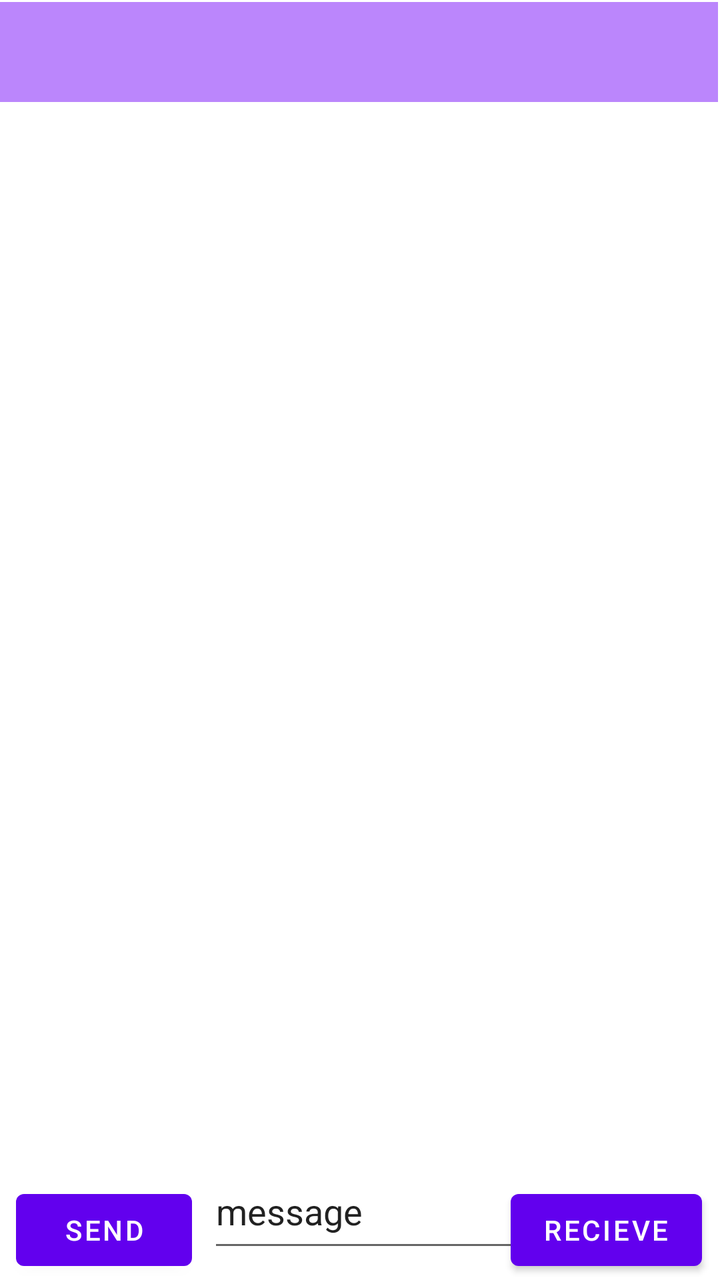
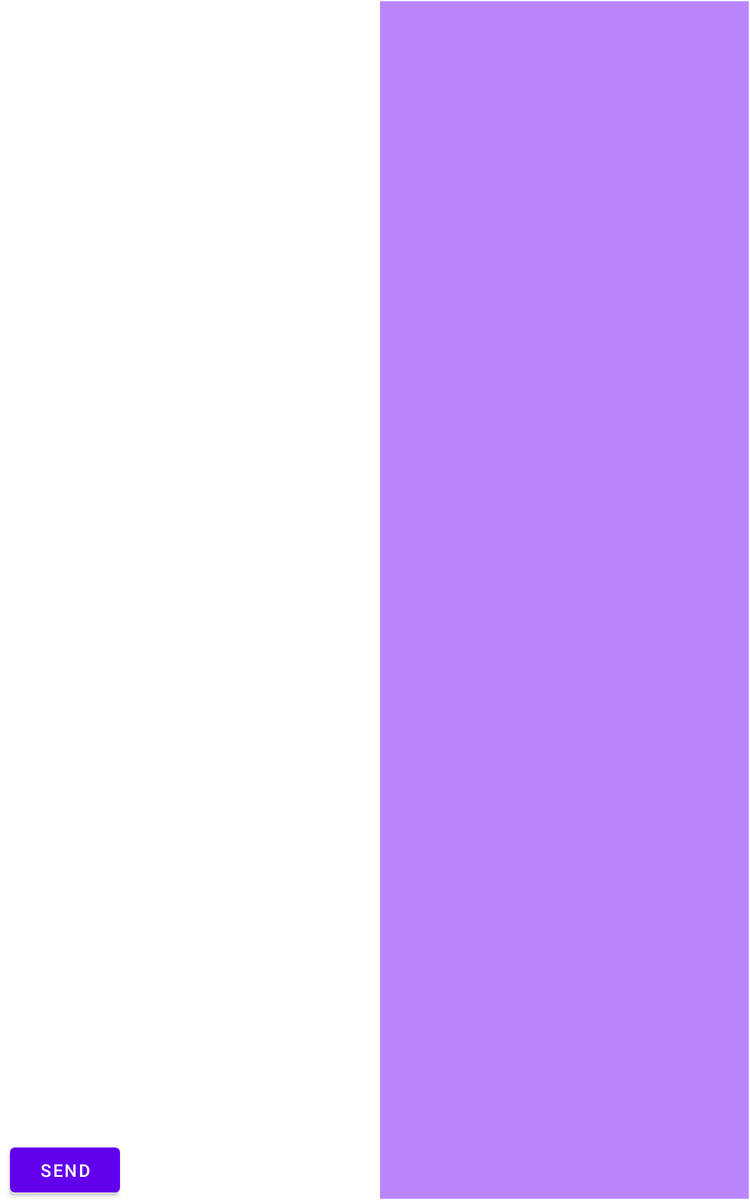

First picture: res/layout/ on a phone held upright. Second picture: the repository's own variant of that layout, on a device whose configuration matches the variant's folder. Source for both follows.
<!-- AndroidManifest.xml: application theme Theme.JianglianLab8 -->
<!-- res/layout/activity_chat_room.xml -->
<?xml version="1.0" encoding="utf-8"?>
<LinearLayout
        xmlns:android="http://schemas.android.com/apk/res/android"
        xmlns:app="http://schemas.android.com/apk/res-auto"
        xmlns:tools="http://schemas.android.com/tools"
        android:layout_width="match_parent"
        android:layout_height="match_parent"
        >

    <FrameLayout
        android:id="@+id/fragmentLocation"
        android:layout_width="match_parent"
        android:layout_height="match_parent"
        android:layout_marginTop="1dp"
        android:layout_marginEnd="1dp"
        android:layout_marginBottom="1dp"
        android:background="@color/white"
        app:layout_constraintBottom_toBottomOf="parent"
        app:layout_constraintEnd_toEndOf="parent"
        app:layout_constraintTop_toTopOf="parent">


        <androidx.constraintlayout.widget.ConstraintLayout
            android:layout_width="match_parent"
            android:layout_height="match_parent"
            tools:context=".ChatRoom">

            <androidx.recyclerview.widget.RecyclerView
                android:id="@+id/recycleView"
                android:layout_width="0dp"
                android:layout_height="0dp"
                app:layout_constraintBottom_toBottomOf="parent"
                app:layout_constraintEnd_toEndOf="parent"
                app:layout_constraintHorizontal_bias="0.0"
                app:layout_constraintStart_toStartOf="parent"
                app:layout_constraintTop_toBottomOf="@id/myToolBar" />
            <androidx.appcompat.widget.Toolbar
                android:id="@+id/myToolBar"
                android:layout_width="match_parent"
                android:layout_height="50dp"
                android:background="@color/purple_200"
                tools:ignore="MissingConstraints" />
            <Button
                android:id="@+id/sendButton"
                android:layout_width="wrap_content"
                android:layout_height="wrap_content"
                android:layout_marginStart="8dp"
                android:text="SEND"
                app:layout_constraintBottom_toBottomOf="parent"
                app:layout_constraintStart_toStartOf="parent"
                app:layout_constraintVertical_bias="1.0" />

            <Button
                android:id="@+id/receiveButton"
                android:layout_width="wrap_content"
                android:layout_height="wrap_content"
                android:layout_marginEnd="8dp"
                android:text="RECIEVE"
                app:layout_constraintBottom_toBottomOf="parent"
                app:layout_constraintEnd_toEndOf="parent" />

            <EditText
                android:id="@+id/textInput"
                android:layout_width="197dp"
                android:layout_height="54dp"
                android:layout_marginStart="8dp"
                android:layout_marginBottom="8dp"
                android:ems="10"
                android:inputType="textPersonName"
                android:text="message"
                app:layout_constraintBottom_toBottomOf="parent"
                app:layout_constraintEnd_toStartOf="@+id/receiveButton"
                app:layout_constraintHorizontal_bias="0.0"
                app:layout_constraintStart_toEndOf="@+id/sendButton" />
        </androidx.constraintlayout.widget.ConstraintLayout>
    </FrameLayout>

</LinearLayout>
<!-- resources referenced by this layout -->
<resources>
  <style name="Theme.JianglianLab8" parent="Theme.MaterialComponents.DayNight.DarkActionBar">
          
          <item name="colorPrimary">@color/purple_500</item>
          <item name="colorPrimaryVariant">@color/purple_700</item>
          <item name="colorOnPrimary">@color/white</item>
          
          <item name="colorSecondary">@color/teal_200</item>
          <item name="colorSecondaryVariant">@color/teal_700</item>
          <item name="colorOnSecondary">@color/black</item>
          
          <item name="android:statusBarColor">?attr/colorPrimaryVariant</item>
          
          <item name="windowActionBar"> false</item>
          <item name="windowNoTitle">true</item>
      </style>
</resources>
<!-- res/layout-sw600dp/activity_chat_room.xml (the repository's variant of the layout above) -->
<!-- drawn on a 7-inch tablet held upright -->
<?xml version="1.0" encoding="utf-8"?>
<androidx.constraintlayout.widget.ConstraintLayout xmlns:android="http://schemas.android.com/apk/res/android"
    xmlns:app="http://schemas.android.com/apk/res-auto"
    xmlns:tools="http://schemas.android.com/tools"
    android:layout_width="match_parent"
    android:layout_height="match_parent"
    tools:context=".ChatRoom">

    <androidx.recyclerview.widget.RecyclerView
        android:id="@+id/recycleView"
        android:layout_width="300dp"
        android:layout_height="0dp"
        android:layout_marginStart="4dp"
        app:layout_constraintBottom_toBottomOf="parent"
        app:layout_constraintStart_toStartOf="parent"
        app:layout_constraintTop_toTopOf="parent"
        app:layout_constraintVertical_bias="1.0" />

    <Button
        android:id="@+id/sendButton"
        android:layout_width="wrap_content"
        android:layout_height="wrap_content"
        android:layout_marginStart="8dp"
        android:text="SEND"
        app:layout_constraintBottom_toBottomOf="parent"
        app:layout_constraintStart_toStartOf="parent"
        app:layout_constraintVertical_bias="1.0" />

    <Button
        android:id="@+id/receiveButton"
        android:layout_width="wrap_content"
        android:layout_height="wrap_content"
        android:layout_marginEnd="976dp"
        android:text="RECIEVE"
        app:layout_constraintBottom_toBottomOf="parent"
        app:layout_constraintEnd_toEndOf="parent" />

    <EditText
        android:id="@+id/textInput"
        android:layout_width="93dp"
        android:layout_height="50dp"
        android:layout_marginStart="8dp"
        android:ems="10"
        android:inputType="textPersonName"
        android:text="message"
        app:layout_constraintBottom_toBottomOf="@+id/recycleView"
        app:layout_constraintEnd_toStartOf="@+id/receiveButton"
        app:layout_constraintHorizontal_bias="0.181"
        app:layout_constraintStart_toEndOf="@+id/sendButton" />

    <FrameLayout
        android:id="@+id/fragmentLocation"
        android:layout_width="0dp"
        android:layout_height="0dp"
        android:layout_marginTop="1dp"
        android:layout_marginEnd="1dp"
        android:layout_marginBottom="1dp"
        android:background="@color/purple_200"
        app:layout_constraintBottom_toBottomOf="parent"
        app:layout_constraintEnd_toEndOf="parent"
        app:layout_constraintStart_toEndOf="@+id/recycleView"
        app:layout_constraintTop_toTopOf="parent">

    </FrameLayout>


</androidx.constraintlayout.widget.ConstraintLayout>
